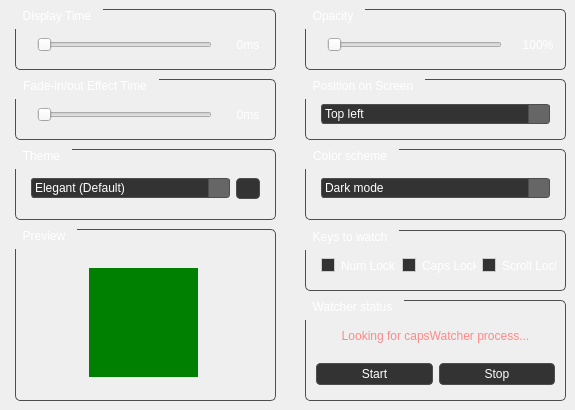
    <widget class="QWidget" name="overlayTab">
     <attribute name="title">
      <string>Overlay</string>
     </attribute>
     <widget class="QGroupBox" name="opacityBox">
      <property name="geometry">
       <rect>
        <x>305</x>
        <y>9</y>
        <width>261</width>
        <height>61</height>
       </rect>
      </property>
      <property name="font">
       <font>
        <family>Segoe UI</family>
        <pointsize>9</pointsize>
       </font>
      </property>
      <property name="styleSheet">
       <string notr="true">QGroupBox {
	color:white;
	border: 1px solid rgb(78, 78, 78);
	border-radius:5px;
}
QGroupBox::title {
	padding-left: 6px;
	padding-right: 10px;
	padding-bottom: 6px;
}</string>
      </property>
      <property name="title">
       <string>Opacity</string>
      </property>
      <widget class="QWidget" name="layoutWidget_4">
       <property name="geometry">
        <rect>
         <x>12</x>
         <y>20</y>
         <width>241</width>
         <height>31</height>
        </rect>
       </property>
       <layout class="QHBoxLayout" name="opacityBoxLayout">
        <property name="spacing">
         <number>16</number>
        </property>
        <property name="leftMargin">
         <number>10</number>
        </property>
        <item>
         <widget class="QSlider" name="opacityBoxSlider">
          <property name="maximumSize">
           <size>
            <width>175</width>
            <height>16777215</height>
           </size>
          </property>
          <property name="orientation">
           <enum>Qt::Horizontal</enum>
          </property>
         </widget>
        </item>
        <item>
         <widget class="QLabel" name="opacityBoxLabel">
          <property name="font">
           <font>
            <family>Segoe UI</family>
            <pointsize>9</pointsize>
           </font>
          </property>
          <property name="styleSheet">
           <string notr="true">QLabel{
	color: white;
}</string>
          </property>
          <property name="text">
           <string>100%</string>
          </property>
          <property name="alignment">
           <set>Qt::AlignCenter</set>
          </property>
         </widget>
        </item>
       </layout>
      </widget>
     </widget>
     <widget class="QGroupBox" name="displayTimeBox">
      <property name="geometry">
       <rect>
        <x>15</x>
        <y>9</y>
        <width>261</width>
        <height>61</height>
       </rect>
      </property>
      <property name="font">
       <font>
        <family>Segoe UI</family>
        <pointsize>9</pointsize>
        <weight>50</weight>
        <bold>false</bold>
       </font>
      </property>
      <property name="styleSheet">
       <string notr="true">QGroupBox {
	color:white;
	border: 1px solid rgb(78, 78, 78);
	border-radius:5px;
}
QGroupBox::title {
	padding-left: 6px;
	padding-right: 10px;
	padding-bottom: 6px;
}</string>
      </property>
      <property name="title">
       <string>Display Time</string>
      </property>
      <widget class="QWidget" name="layoutWidget_3">
       <property name="geometry">
        <rect>
         <x>12</x>
         <y>20</y>
         <width>241</width>
         <height>31</height>
        </rect>
       </property>
       <layout class="QHBoxLayout" name="displayTimeBoxLayout">
        <property name="spacing">
         <number>16</number>
        </property>
        <property name="leftMargin">
         <number>10</number>
        </property>
        <item>
         <widget class="QSlider" name="displayTimeBoxSlider">
          <property name="maximumSize">
           <size>
            <width>175</width>
            <height>16777215</height>
           </size>
          </property>
          <property name="orientation">
           <enum>Qt::Horizontal</enum>
          </property>
         </widget>
        </item>
        <item>
         <widget class="QLabel" name="displayTimeBoxLabel">
          <property name="font">
           <font>
            <family>Segoe UI</family>
            <pointsize>9</pointsize>
           </font>
          </property>
          <property name="styleSheet">
           <string notr="true">QLabel{
	color: white;
}</string>
          </property>
          <property name="text">
           <string>0ms</string>
          </property>
          <property name="alignment">
           <set>Qt::AlignCenter</set>
          </property>
         </widget>
        </item>
       </layout>
      </widget>
     </widget>
     <widget class="QGroupBox" name="colorSchemeBox">
      <property name="geometry">
       <rect>
        <x>305</x>
        <y>149</y>
        <width>261</width>
        <height>71</height>
       </rect>
      </property>
      <property name="font">
       <font>
        <family>Segoe UI</family>
        <pointsize>9</pointsize>
        <weight>50</weight>
        <bold>false</bold>
       </font>
      </property>
      <property name="styleSheet">
       <string notr="true">QGroupBox {
	color:white;
	border: 1px solid rgb(78, 78, 78);
	border-radius:5px;
}
QGroupBox::title {
	padding-left: 6px;
	padding-right: 10px;
	padding-bottom: 6px;
}</string>
      </property>
      <property name="title">
       <string>Color scheme</string>
      </property>
      <widget class="QWidget" name="layoutWidget_12">
       <property name="geometry">
        <rect>
         <x>10</x>
         <y>24</y>
         <width>241</width>
         <height>31</height>
        </rect>
       </property>
       <layout class="QVBoxLayout" name="colorSchemeLayout">
        <property name="leftMargin">
         <number>6</number>
        </property>
        <property name="rightMargin">
         <number>6</number>
        </property>
        <item>
         <widget class="QComboBox" name="colorSchemeComboBox">
          <property name="font">
           <font>
            <family>Segoe UI</family>
            <pointsize>9</pointsize>
           </font>
          </property>
          <property name="styleSheet">
           <string notr="true">QComboBox {
    border: 1px solid rgb(78, 78, 78);
    border-radius: 3px;
    padding: 1px 18px 1px 3px;
    background-color: #333333;
    color: white;
    selection-background-color: darkgray;
}

QComboBox:hover {
    background-color: #444444;
}

QComboBox:!editable,
QComboBox::drop-down:editable {
    background: #333333;
}

QComboBox::drop-down {
    subcontrol-origin: padding;
    subcontrol-position: right;
    width: 20px;
    border-left-width: 1px;
    border-left-color: rgb(78, 78, 78);
    border-left-style: solid;
    border-top-right-radius: 2px;
    border-bottom-right-radius: 2px;
    background-color: #666666;
}

QComboBox::down-arrow {
    image: url(:/capsWatcher/white-down-arrow.png);
    width: 10px;
    height: 10px;
}

QComboBox QAbstractItemView {
    border: 1px solid rgb(78, 78, 78);
    background-color: #333333;
    selection-background-color: #666666;
    border-bottom-left-radius: 3px;
    border-bottom-right-radius: 3px;
    color: white;
    outline: none;
}</string>
          </property>
          <item>
           <property name="text">
            <string>Dark mode</string>
           </property>
          </item>
          <item>
           <property name="text">
            <string>Light mode</string>
           </property>
          </item>
          <item>
           <property name="text">
            <string>Use system color scheme</string>
           </property>
          </item>
         </widget>
        </item>
       </layout>
      </widget>
     </widget>
     <widget class="QGroupBox" name="fadeEffectBox">
      <property name="geometry">
       <rect>
        <x>15</x>
        <y>79</y>
        <width>261</width>
        <height>61</height>
       </rect>
      </property>
      <property name="font">
       <font>
        <family>Segoe UI</family>
        <pointsize>9</pointsize>
        <weight>50</weight>
        <bold>false</bold>
       </font>
      </property>
      <property name="styleSheet">
       <string notr="true">QGroupBox {
	color:white;
	border: 1px solid rgb(78, 78, 78);
	border-radius:5px;
}
QGroupBox::title {
	padding-left: 6px;
	padding-right: 10px;
	padding-bottom: 6px;
}</string>
      </property>
      <property name="title">
       <string>Fade-in/out Effect Time</string>
      </property>
      <widget class="QWidget" name="layoutWidget_7">
       <property name="geometry">
        <rect>
         <x>12</x>
         <y>20</y>
         <width>241</width>
         <height>31</height>
        </rect>
       </property>
       <layout class="QHBoxLayout" name="fadeEffectBoxLayout">
        <property name="spacing">
         <number>16</number>
        </property>
        <property name="leftMargin">
         <number>10</number>
        </property>
        <item>
         <widget class="QSlider" name="fadeEffectBoxSlider">
          <property name="maximumSize">
           <size>
            <width>175</width>
            <height>16777215</height>
           </size>
          </property>
          <property name="orientation">
           <enum>Qt::Horizontal</enum>
          </property>
         </widget>
        </item>
        <item>
         <widget class="QLabel" name="fadeEffectBoxLabel">
          <property name="font">
           <font>
            <family>Segoe UI</family>
            <pointsize>9</pointsize>
           </font>
          </property>
          <property name="styleSheet">
           <string notr="true">QLabel{
	color: white;
}</string>
          </property>
          <property name="text">
           <string>0ms</string>
          </property>
          <property name="alignment">
           <set>Qt::AlignCenter</set>
          </property>
         </widget>
        </item>
       </layout>
      </widget>
     </widget>
     <widget class="QGroupBox" name="positionScreenBox">
      <property name="geometry">
       <rect>
        <x>305</x>
        <y>79</y>
        <width>261</width>
        <height>61</height>
       </rect>
      </property>
      <property name="font">
       <font>
        <family>Segoe UI</family>
        <pointsize>9</pointsize>
        <weight>50</weight>
        <bold>false</bold>
       </font>
      </property>
      <property name="styleSheet">
       <string notr="true">QGroupBox {
	color:white;
	border: 1px solid rgb(78, 78, 78);
	border-radius:5px;
}
QGroupBox::title {
	padding-left: 6px;
	padding-right: 10px;
	padding-bottom: 6px;
}</string>
      </property>
      <property name="title">
       <string>Position on Screen</string>
      </property>
      <widget class="QWidget" name="layoutWidget_14">
       <property name="geometry">
        <rect>
         <x>10</x>
         <y>20</y>
         <width>241</width>
         <height>31</height>
        </rect>
       </property>
       <layout class="QVBoxLayout" name="positionScreenLayout">
        <property name="leftMargin">
         <number>6</number>
        </property>
        <property name="rightMargin">
         <number>6</number>
        </property>
        <item>
         <widget class="QComboBox" name="positionScreenComboBox">
          <property name="font">
           <font>
            <family>Segoe UI</family>
            <pointsize>9</pointsize>
           </font>
          </property>
          <property name="styleSheet">
           <string notr="true">QComboBox {
    border: 1px solid rgb(78, 78, 78);
    border-radius: 3px;
    padding: 1px 18px 1px 3px;
    background-color: #333333;
    color: white;
    selection-background-color: darkgray;
}

QComboBox:hover {
    background-color: #444444;
}

QComboBox:!editable,
QComboBox::drop-down:editable {
    background: #333333;
}

QComboBox::drop-down {
    subcontrol-origin: padding;
    subcontrol-position: right;
    width: 20px;
    border-left-width: 1px;
    border-left-color: rgb(78, 78, 78);
    border-left-style: solid;
    border-top-right-radius: 2px;
    border-bottom-right-radius: 2px;
    background-color: #666666;
}

QComboBox::down-arrow {
    image: url(:/capsWatcher/white-down-arrow.png);
    width: 10px;
    height: 10px;
}

QComboBox QAbstractItemView {
    border: 1px solid rgb(78, 78, 78);
    background-color: #333333;
    selection-background-color: #666666;
    border-bottom-left-radius: 3px;
    border-bottom-right-radius: 3px;
    color: white;
    outline: none;
}</string>
          </property>
          <item>
           <property name="text">
            <string>Top left</string>
           </property>
          </item>
          <item>
           <property name="text">
            <string>Top middle</string>
           </property>
          </item>
          <item>
           <property name="text">
            <string>Top right</string>
           </property>
          </item>
          <item>
           <property name="text">
            <string>Bottom left</string>
           </property>
          </item>
          <item>
           <property name="text">
            <string>Bottom middle</string>
           </property>
          </item>
          <item>
           <property name="text">
            <string>Bottom right</string>
           </property>
          </item>
         </widget>
        </item>
       </layout>
      </widget>
     </widget>
     <widget class="QGroupBox" name="themeBox">
      <property name="geometry">
       <rect>
        <x>15</x>
        <y>149</y>
        <width>261</width>
        <height>71</height>
       </rect>
      </property>
      <property name="font">
       <font>
        <family>Segoe UI</family>
        <pointsize>9</pointsize>
        <weight>50</weight>
        <bold>false</bold>
       </font>
      </property>
      <property name="styleSheet">
       <string notr="true">QGroupBox {
	color:white;
	border: 1px solid rgb(78, 78, 78);
	border-radius:5px;
}
QGroupBox::title {
	padding-left: 6px;
	padding-right: 10px;
	padding-bottom: 6px;
}</string>
      </property>
      <property name="title">
       <string>Theme</string>
      </property>
      <widget class="QWidget" name="layoutWidget">
       <property name="geometry">
        <rect>
         <x>10</x>
         <y>24</y>
         <width>241</width>
         <height>31</height>
        </rect>
       </property>
       <layout class="QHBoxLayout" name="horizontalLayout_2">
        <property name="leftMargin">
         <number>6</number>
        </property>
        <property name="rightMargin">
         <number>6</number>
        </property>
        <item>
         <widget class="QComboBox" name="themeComboBox">
          <property name="font">
           <font>
            <family>Segoe UI</family>
            <pointsize>9</pointsize>
           </font>
          </property>
          <property name="styleSheet">
           <string notr="true">QComboBox {
    border: 1px solid rgb(78, 78, 78);
    border-radius: 3px;
    padding: 1px 18px 1px 3px;
    background-color: #333333;
    color: white;
    selection-background-color: darkgray;
}

QComboBox:hover {
    background-color: #444444;
}

QComboBox:!editable,
QComboBox::drop-down:editable {
    background: #333333;
}

QComboBox::drop-down {
    subcontrol-origin: padding;
    subcontrol-position: right;
    width: 20px;
    border-left-width: 1px;
    border-left-color: rgb(78, 78, 78);
    border-left-style: solid;
    border-top-right-radius: 2px;
    border-bottom-right-radius: 2px;
    background-color: #666666;
}

QComboBox::down-arrow {
    image: url(:/capsWatcher/white-down-arrow.png);
    width: 10px;
    height: 10px;
}

QComboBox QAbstractItemView {
    border: 1px solid rgb(78, 78, 78);
    background-color: #333333;
    selection-background-color: #666666;
    border-bottom-left-radius: 3px;
    border-bottom-right-radius: 3px;
    color: white;
    outline: none;
}</string>
          </property>
          <item>
           <property name="text">
            <string>Elegant (Default)</string>
           </property>
          </item>
         </widget>
        </item>
        <item>
         <widget class="QPushButton" name="exitButton_2">
          <property name="maximumSize">
           <size>
            <width>24</width>
            <height>21</height>
           </size>
          </property>
          <property name="font">
           <font>
            <family>Segoe UI</family>
            <pointsize>9</pointsize>
           </font>
          </property>
          <property name="styleSheet">
           <string notr="true">QPushButton {
    background-color: #333333;
    color: #FFFFFF;
    border: 1px solid rgb(78, 78, 78);
    border-radius: 4px;
    padding: 3px 16px;
}

QPushButton:disabled {
    background-color: #333333;
    color: #777777;
    border: 1px solid #777777;
    border-radius: 4px;
    padding: 3px 16px;
}

QPushButton:hover {
    background-color: #444444;
    border: 1px solid #BBBBBB;
}

QPushButton:pressed {
    background-color: #222222;
    border: 1px solid #888888;
}</string>
          </property>
          <property name="text">
           <string/>
          </property>
          <property name="icon">
           <iconset resource="resources/res.qrc">
            <normaloff>:/capsWatcher/info_light.png</normaloff>:/capsWatcher/info_light.png</iconset>
          </property>
          <property name="iconSize">
           <size>
            <width>13</width>
            <height>13</height>
           </size>
          </property>
         </widget>
        </item>
       </layout>
      </widget>
     </widget>
     <widget class="QGroupBox" name="previewBox">
      <property name="geometry">
       <rect>
        <x>15</x>
        <y>229</y>
        <width>261</width>
        <height>172</height>
       </rect>
      </property>
      <property name="font">
       <font>
        <family>Segoe UI</family>
        <pointsize>9</pointsize>
        <weight>50</weight>
        <bold>false</bold>
       </font>
      </property>
      <property name="styleSheet">
       <string notr="true">QGroupBox {
	color:white;
	border: 1px solid rgb(78, 78, 78);
	border-radius:5px;
}
QGroupBox::title {
	padding-left: 6px;
	padding-right: 10px;
	padding-bottom: 6px;
}</string>
      </property>
      <property name="title">
       <string>Preview</string>
      </property>
      <widget class="QLabel" name="previewBoxBackgroundLabel">
       <property name="geometry">
        <rect>
         <x>5</x>
         <y>21</y>
         <width>251</width>
         <height>146</height>
        </rect>
       </property>
       <property name="styleSheet">
        <string notr="true">background-image: url(:/capsWatcher/previewDarkMode.png);
border-radius:5px;</string>
       </property>
       <property name="text">
        <string/>
       </property>
      </widget>
      <widget class="QLabel" name="previewBoxIconLabel">
       <property name="geometry">
        <rect>
         <x>74</x>
         <y>39</y>
         <width>109</width>
         <height>109</height>
        </rect>
       </property>
       <property name="styleSheet">
        <string notr="true">background-color:green;</string>
       </property>
       <property name="text">
        <string/>
       </property>
      </widget>
     </widget>
     <widget class="QGroupBox" name="keysToWatchBox">
      <property name="geometry">
       <rect>
        <x>305</x>
        <y>230</y>
        <width>261</width>
        <height>61</height>
       </rect>
      </property>
      <property name="font">
       <font>
        <family>Segoe UI</family>
        <pointsize>9</pointsize>
        <weight>50</weight>
        <bold>false</bold>
       </font>
      </property>
      <property name="styleSheet">
       <string notr="true">QGroupBox {
	color:white;
	border: 1px solid rgb(78, 78, 78);
	border-radius:5px;
}
QGroupBox::title {
	padding-left: 6px;
	padding-right: 10px;
	padding-bottom: 6px;
}</string>
      </property>
      <property name="title">
       <string>Keys to watch</string>
      </property>
      <widget class="QWidget" name="layoutWidget_2">
       <property name="geometry">
        <rect>
         <x>10</x>
         <y>21</y>
         <width>247</width>
         <height>30</height>
        </rect>
       </property>
       <layout class="QHBoxLayout" name="keysToWatchLayout">
        <property name="leftMargin">
         <number>6</number>
        </property>
        <property name="rightMargin">
         <number>6</number>
        </property>
        <item>
         <widget class="QCheckBox" name="numLockCheckBox">
          <property name="font">
           <font>
            <family>Segoe UI</family>
            <pointsize>9</pointsize>
           </font>
          </property>
          <property name="styleSheet">
           <string notr="true">QCheckBox {
        color: #FFFFFF;
    }
    
    QCheckBox::indicator:unchecked {
        border: 1px solid #CCCCCC;
        background-color: #333333;
    }
    
    QCheckBox::indicator:unchecked:hover {
        background-color: #444444;
        border: 1px solid #BBBBBB;
    }
   </string>
          </property>
          <property name="text">
           <string>Num Lock</string>
          </property>
         </widget>
        </item>
        <item>
         <widget class="QCheckBox" name="capsLockCheckBox">
          <property name="font">
           <font>
            <family>Segoe UI</family>
            <pointsize>9</pointsize>
           </font>
          </property>
          <property name="styleSheet">
           <string notr="true">QCheckBox {
        color: #FFFFFF;
    }
    
    QCheckBox::indicator:unchecked {
        border: 1px solid #CCCCCC;
        background-color: #333333;
    }
    
    QCheckBox::indicator:unchecked:hover {
        background-color: #444444;
        border: 1px solid #BBBBBB;
    }
   </string>
          </property>
          <property name="text">
           <string>Caps Lock</string>
          </property>
         </widget>
        </item>
        <item>
         <widget class="QCheckBox" name="scrollLockCheckBox">
          <property name="font">
           <font>
            <family>Segoe UI</family>
            <pointsize>9</pointsize>
           </font>
          </property>
          <property name="styleSheet">
           <string notr="true">QCheckBox {
        color: #FFFFFF;
    }
    
    QCheckBox::indicator:unchecked {
        border: 1px solid #CCCCCC;
        background-color: #333333;
    }
    
    QCheckBox::indicator:unchecked:hover {
        background-color: #444444;
        border: 1px solid #BBBBBB;
    }
   </string>
          </property>
          <property name="text">
           <string>Scroll Lock</string>
          </property>
         </widget>
        </item>
       </layout>
      </widget>
     </widget>
     <widget class="QGroupBox" name="watcherStatusBox">
      <property name="geometry">
       <rect>
        <x>305</x>
        <y>300</y>
        <width>261</width>
        <height>101</height>
       </rect>
      </property>
      <property name="font">
       <font>
        <family>Segoe UI</family>
        <pointsize>9</pointsize>
        <weight>50</weight>
        <bold>false</bold>
       </font>
      </property>
      <property name="styleSheet">
       <string notr="true">QGroupBox {
	color:white;
	border: 1px solid rgb(78, 78, 78);
	border-radius:5px;
}
QGroupBox::title {
	padding-left: 6px;
	padding-right: 10px;
	padding-bottom: 6px;
}</string>
      </property>
      <property name="title">
       <string>Watcher status</string>
      </property>
      <widget class="QWidget" name="layoutWidget_5">
       <property name="geometry">
        <rect>
         <x>5</x>
         <y>59</y>
         <width>251</width>
         <height>31</height>
        </rect>
       </property>
       <layout class="QHBoxLayout" name="watcherStatusLayout">
        <property name="leftMargin">
         <number>6</number>
        </property>
        <property name="rightMargin">
         <number>6</number>
        </property>
        <item>
         <widget class="QPushButton" name="watcherStart">
          <property name="enabled">
           <bool>true</bool>
          </property>
          <property name="font">
           <font>
            <family>Segoe UI</family>
            <pointsize>9</pointsize>
           </font>
          </property>
          <property name="styleSheet">
           <string notr="true">QPushButton {
    background-color: #333333;
    color: #FFFFFF;
    border: 1px solid rgb(78, 78, 78);
    border-radius: 4px;
    padding: 3px 16px;
}

QPushButton:disabled {
    background-color: #333333;
    color: #777777;
    border: 1px solid #777777;
    border-radius: 4px;
    padding: 3px 16px;
}

QPushButton:hover {
    background-color: #444444;
    border: 1px solid #BBBBBB;
}

QPushButton:pressed {
    background-color: #222222;
    border: 1px solid #888888;
}</string>
          </property>
          <property name="text">
           <string>Start</string>
          </property>
          <property name="icon">
           <iconset>
            <normalon>:/capsWatcher/play_light.png</normalon>
            <disabledon>:/capsWatcher/play_light_disabled.png</disabledon>
           </iconset>
          </property>
         </widget>
        </item>
        <item>
         <widget class="QPushButton" name="watcherStop">
          <property name="font">
           <font>
            <family>Segoe UI</family>
            <pointsize>9</pointsize>
           </font>
          </property>
          <property name="styleSheet">
           <string notr="true">QPushButton {
    background-color: #333333;
    color: #FFFFFF;
    border: 1px solid rgb(78, 78, 78);
    border-radius: 4px;
    padding: 3px 16px;
}

QPushButton:disabled {
    background-color: #333333;
    color: #777777;
    border: 1px solid #777777;
    border-radius: 4px;
    padding: 3px 16px;
}

QPushButton:hover {
    background-color: #444444;
    border: 1px solid #BBBBBB;
}

QPushButton:pressed {
    background-color: #222222;
    border: 1px solid #888888;
}</string>
          </property>
          <property name="text">
           <string>Stop</string>
          </property>
          <property name="icon">
           <iconset>
            <normalon>:/capsWatcher/stop_light.png</normalon>
            <disabledon>:/capsWatcher/stop_light_disabled.png</disabledon>
           </iconset>
          </property>
         </widget>
        </item>
       </layout>
      </widget>
      <widget class="QLabel" name="watcherStatus">
       <property name="geometry">
        <rect>
         <x>10</x>
         <y>26</y>
         <width>241</width>
         <height>20</height>
        </rect>
       </property>
       <property name="styleSheet">
        <string notr="true">QLabel {
    color:#ff8888;
}</string>
       </property>
       <property name="text">
        <string>Looking for capsWatcher process...</string>
       </property>
       <property name="alignment">
        <set>Qt::AlignCenter</set>
       </property>
      </widget>
     </widget>
    </widget>
